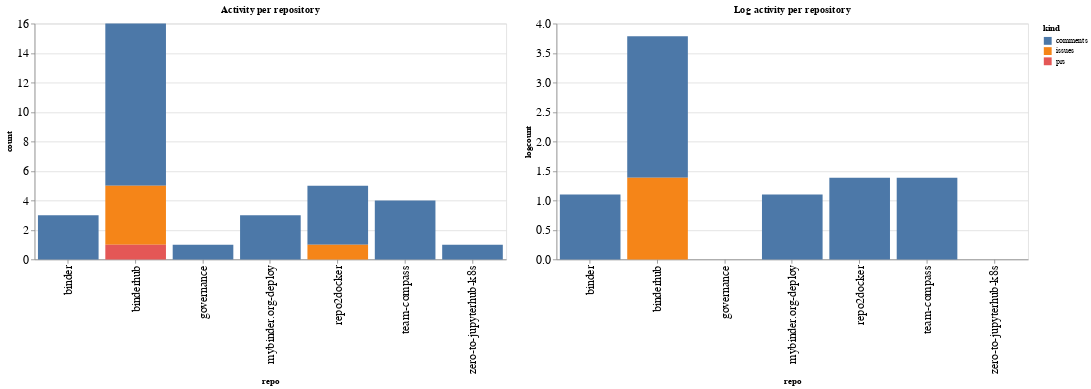

The cell this chart's notebook holds for it:
### Code cell
ch1 = alt.Chart(repo_summaries, width=600, title="Activity per repository").mark_bar().encode(
    x='repo',
    y='count',
    color='kind',
    tooltip="kind"
)

ch2 = alt.Chart(repo_summaries, width=600, title="Log activity per repository").mark_bar().encode(
    x='repo',
    y='logcount',
    color='kind',
    tooltip="kind"
)

ch1 | ch2

### Figure 1 — Vega-Lite specification as saved in the notebook (floating-point values rounded to 4 significant figures)
{"config": {"axisLeft": {"labelFontSize": 15}, "axisBottom": {"labelFontSize": 15}}, "hconcat": [{"mark": "bar", "encoding": {"color": {"type": "nominal", "field": "kind"}, "tooltip": {"type": "nominal", "field": "kind"}, "x": {"type": "nominal", "field": "repo"}, "y": {"type": "quantitative", "field": "count"}}, "title": "Activity per repository", "width": 600}, {"mark": "bar", "encoding": {"color": {"type": "nominal", "field": "kind"}, "tooltip": {"type": "nominal", "field": "kind"}, "x": {"type": "nominal", "field": "repo"}, "y": {"type": "quantitative", "field": "logcount"}}, "title": "Log activity per repository", "width": 600}], "data": {"name": "data-e81363ac4019d0671804efba7f7a6cab"}, "$schema": "https://vega.github.io/schema/vega-lite/v4.8.1.json", "datasets": {"data-e81363ac4019d0671804efba7f7a6cab": [{"repo": "binder", "kind": "comments", "count": 3, "logcount": 1.099}, {"repo": "binderhub", "kind": "comments", "count": 11, "logcount": 2.398}, {"repo": "binderhub", "kind": "issues", "count": 4, "logcount": 1.386}, {"repo": "binderhub", "kind": "prs", "count": 1, "logcount": 0.0}, {"repo": "governance", "kind": "comments", "count": 1, "logcount": 0.0}, {"repo": "mybinder.org-deploy", "kind": "comments", "count": 3, "logcount": 1.099}, {"repo": "repo2docker", "kind": "comments", "count": 4, "logcount": 1.386}, {"repo": "repo2docker", "kind": "issues", "count": 1, "logcount": 0.0}, {"repo": "team-compass", "kind": "comments", "count": 4, "logcount": 1.386}, {"repo": "zero-to-jupyterhub-k8s", "kind": "comments", "count": 1, "logcount": 0.0}]}}
